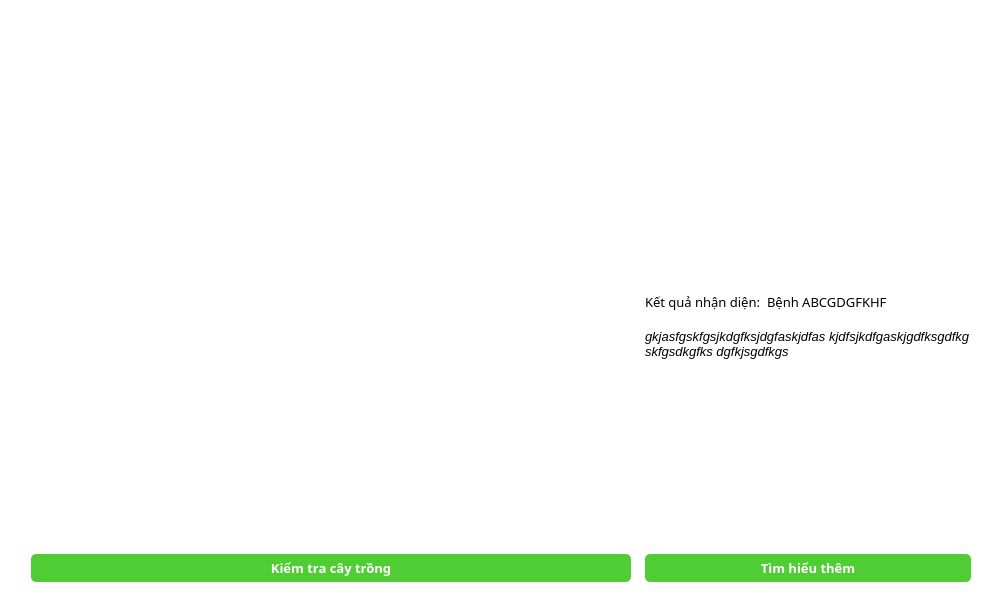
<?xml version="1.0" encoding="UTF-8"?>
<ui version="4.0">
 <class>MainWindow</class>
 <widget class="QMainWindow" name="MainWindow">
  <property name="geometry">
   <rect>
    <x>0</x>
    <y>0</y>
    <width>1002</width>
    <height>611</height>
   </rect>
  </property>
  <property name="windowTitle">
   <string>MainWindow</string>
  </property>
  <property name="styleSheet">
   <string notr="true">background-color: white;</string>
  </property>
  <widget class="QWidget" name="centralwidget">
   <layout class="QGridLayout" name="gridLayout_2">
    <item row="1" column="0">
     <spacer name="horizontalSpacer_6">
      <property name="orientation">
       <enum>Qt::Horizontal</enum>
      </property>
      <property name="sizeType">
       <enum>QSizePolicy::Fixed</enum>
      </property>
      <property name="sizeHint" stdset="0">
       <size>
        <width>20</width>
        <height>20</height>
       </size>
      </property>
     </spacer>
    </item>
    <item row="1" column="1">
     <layout class="QGridLayout" name="gridLayout">
      <item row="2" column="5">
       <spacer name="verticalSpacer_4">
        <property name="orientation">
         <enum>Qt::Vertical</enum>
        </property>
        <property name="sizeType">
         <enum>QSizePolicy::Fixed</enum>
        </property>
        <property name="sizeHint" stdset="0">
         <size>
          <width>2</width>
          <height>30</height>
         </size>
        </property>
       </spacer>
      </item>
      <item row="4" column="2">
       <spacer name="horizontalSpacer_3">
        <property name="orientation">
         <enum>Qt::Horizontal</enum>
        </property>
        <property name="sizeType">
         <enum>QSizePolicy::Fixed</enum>
        </property>
        <property name="sizeHint" stdset="0">
         <size>
          <width>2</width>
          <height>2</height>
         </size>
        </property>
       </spacer>
      </item>
      <item row="1" column="3" colspan="2">
       <widget class="QLabel" name="predicted_img">
        <property name="styleSheet">
         <string notr="true">background-color: white;</string>
        </property>
        <property name="text">
         <string/>
        </property>
       </widget>
      </item>
      <item row="1" column="5">
       <spacer name="verticalSpacer_2">
        <property name="orientation">
         <enum>Qt::Vertical</enum>
        </property>
        <property name="sizeType">
         <enum>QSizePolicy::Fixed</enum>
        </property>
        <property name="sizeHint" stdset="0">
         <size>
          <width>2</width>
          <height>250</height>
         </size>
        </property>
       </spacer>
      </item>
      <item row="2" column="3">
       <widget class="QLabel" name="label">
        <property name="font">
         <font>
          <family>Segoe UI Semibold</family>
          <pointsize>10</pointsize>
         </font>
        </property>
        <property name="styleSheet">
         <string notr="true"/>
        </property>
        <property name="text">
         <string>Kết quả nhận diện:</string>
        </property>
        <property name="margin">
         <number>0</number>
        </property>
       </widget>
      </item>
      <item row="6" column="3" colspan="2">
       <widget class="QPushButton" name="moreInfor_btn">
        <property name="font">
         <font>
          <family>Segoe UI Semibold</family>
          <pointsize>10</pointsize>
          <weight>75</weight>
          <bold>true</bold>
         </font>
        </property>
        <property name="styleSheet">
         <string notr="true">QPushButton {
    background-color: #50cc34;
    color: white;
    font-weight: bold;
    padding: 5px;
	border-radius: 5px;
}

QPushButton:hover {
    background-color: darkgreen;
}

QPushButton:pressed {
    background-color: #50cc34;
    padding-left: 3px;
    padding-top: 3px;
}
</string>
        </property>
        <property name="text">
         <string>Tìm hiểu thêm</string>
        </property>
       </widget>
      </item>
      <item row="0" column="1">
       <spacer name="horizontalSpacer">
        <property name="orientation">
         <enum>Qt::Horizontal</enum>
        </property>
        <property name="sizeType">
         <enum>QSizePolicy::Fixed</enum>
        </property>
        <property name="sizeHint" stdset="0">
         <size>
          <width>600</width>
          <height>2</height>
         </size>
        </property>
       </spacer>
      </item>
      <item row="1" column="0" rowspan="4">
       <spacer name="verticalSpacer">
        <property name="orientation">
         <enum>Qt::Vertical</enum>
        </property>
        <property name="sizeType">
         <enum>QSizePolicy::Fixed</enum>
        </property>
        <property name="sizeHint" stdset="0">
         <size>
          <width>2</width>
          <height>490</height>
         </size>
        </property>
       </spacer>
      </item>
      <item row="3" column="4">
       <spacer name="horizontalSpacer_4">
        <property name="orientation">
         <enum>Qt::Horizontal</enum>
        </property>
        <property name="sizeType">
         <enum>QSizePolicy::Expanding</enum>
        </property>
        <property name="sizeHint" stdset="0">
         <size>
          <width>40</width>
          <height>0</height>
         </size>
        </property>
       </spacer>
      </item>
      <item row="4" column="5">
       <spacer name="verticalSpacer_3">
        <property name="orientation">
         <enum>Qt::Vertical</enum>
        </property>
        <property name="sizeHint" stdset="0">
         <size>
          <width>2</width>
          <height>40</height>
         </size>
        </property>
       </spacer>
      </item>
      <item row="1" column="1" rowspan="4">
       <widget class="QLabel" name="realtime_img">
        <property name="styleSheet">
         <string notr="true">background-color: white;</string>
        </property>
        <property name="text">
         <string/>
        </property>
       </widget>
      </item>
      <item row="5" column="1" colspan="4">
       <spacer name="verticalSpacer_6">
        <property name="orientation">
         <enum>Qt::Vertical</enum>
        </property>
        <property name="sizeType">
         <enum>QSizePolicy::Fixed</enum>
        </property>
        <property name="sizeHint" stdset="0">
         <size>
          <width>20</width>
          <height>2</height>
         </size>
        </property>
       </spacer>
      </item>
      <item row="6" column="1">
       <widget class="QPushButton" name="predicting_btn">
        <property name="font">
         <font>
          <family>Segoe UI Semibold</family>
          <pointsize>10</pointsize>
          <weight>75</weight>
          <bold>true</bold>
         </font>
        </property>
        <property name="styleSheet">
         <string notr="true">QPushButton {
    background-color: #50cc34;
    color: white;
    font-weight: bold;
    padding: 5px;
	border-radius: 5px;
}

QPushButton:hover {
    background-color: darkgreen;
}

QPushButton:pressed {
    background-color: #50cc34;
    padding-left: 3px;
    padding-top: 3px;
}
</string>
        </property>
        <property name="text">
         <string>Kiểm tra cây trồng</string>
        </property>
       </widget>
      </item>
      <item row="4" column="3" colspan="2">
       <widget class="QLabel" name="result_infor">
        <property name="font">
         <font>
          <family>Segoe UI</family>
          <pointsize>10</pointsize>
          <italic>true</italic>
         </font>
        </property>
        <property name="locale">
         <locale language="Vietnamese" country="Vietnam"/>
        </property>
        <property name="text">
         <string>gkjasfgskfgsjkdgfksjdgfaskjdfas kjdfsjkdfgaskjgdfksgdfkg skfgsdkgfks dgfkjsgdfkgs</string>
        </property>
        <property name="textFormat">
         <enum>Qt::AutoText</enum>
        </property>
        <property name="scaledContents">
         <bool>false</bool>
        </property>
        <property name="alignment">
         <set>Qt::AlignLeading|Qt::AlignLeft|Qt::AlignTop</set>
        </property>
        <property name="wordWrap">
         <bool>true</bool>
        </property>
        <property name="margin">
         <number>0</number>
        </property>
        <property name="indent">
         <number>0</number>
        </property>
        <property name="openExternalLinks">
         <bool>false</bool>
        </property>
       </widget>
      </item>
      <item row="2" column="4">
       <widget class="QLabel" name="predicted_res">
        <property name="font">
         <font>
          <family>Segoe UI Semibold</family>
          <pointsize>10</pointsize>
         </font>
        </property>
        <property name="styleSheet">
         <string notr="true"/>
        </property>
        <property name="text">
         <string>Bệnh ABCGDGFKHF</string>
        </property>
        <property name="margin">
         <number>0</number>
        </property>
       </widget>
      </item>
      <item row="3" column="3">
       <spacer name="horizontalSpacer_5">
        <property name="orientation">
         <enum>Qt::Horizontal</enum>
        </property>
        <property name="sizeType">
         <enum>QSizePolicy::Fixed</enum>
        </property>
        <property name="sizeHint" stdset="0">
         <size>
          <width>110</width>
          <height>0</height>
         </size>
        </property>
       </spacer>
      </item>
      <item row="0" column="3" colspan="2">
       <spacer name="horizontalSpacer_2">
        <property name="orientation">
         <enum>Qt::Horizontal</enum>
        </property>
        <property name="sizeType">
         <enum>QSizePolicy::Fixed</enum>
        </property>
        <property name="sizeHint" stdset="0">
         <size>
          <width>300</width>
          <height>2</height>
         </size>
        </property>
       </spacer>
      </item>
     </layout>
    </item>
    <item row="1" column="2">
     <spacer name="horizontalSpacer_7">
      <property name="orientation">
       <enum>Qt::Horizontal</enum>
      </property>
      <property name="sizeType">
       <enum>QSizePolicy::Fixed</enum>
      </property>
      <property name="sizeHint" stdset="0">
       <size>
        <width>20</width>
        <height>20</height>
       </size>
      </property>
     </spacer>
    </item>
    <item row="2" column="1">
     <spacer name="verticalSpacer_5">
      <property name="orientation">
       <enum>Qt::Vertical</enum>
      </property>
      <property name="sizeType">
       <enum>QSizePolicy::Fixed</enum>
      </property>
      <property name="sizeHint" stdset="0">
       <size>
        <width>20</width>
        <height>20</height>
       </size>
      </property>
     </spacer>
    </item>
    <item row="0" column="1">
     <spacer name="verticalSpacer_7">
      <property name="orientation">
       <enum>Qt::Vertical</enum>
      </property>
      <property name="sizeType">
       <enum>QSizePolicy::Fixed</enum>
      </property>
      <property name="sizeHint" stdset="0">
       <size>
        <width>20</width>
        <height>20</height>
       </size>
      </property>
     </spacer>
    </item>
   </layout>
  </widget>
 </widget>
 <resources/>
 <connections/>
</ui>
